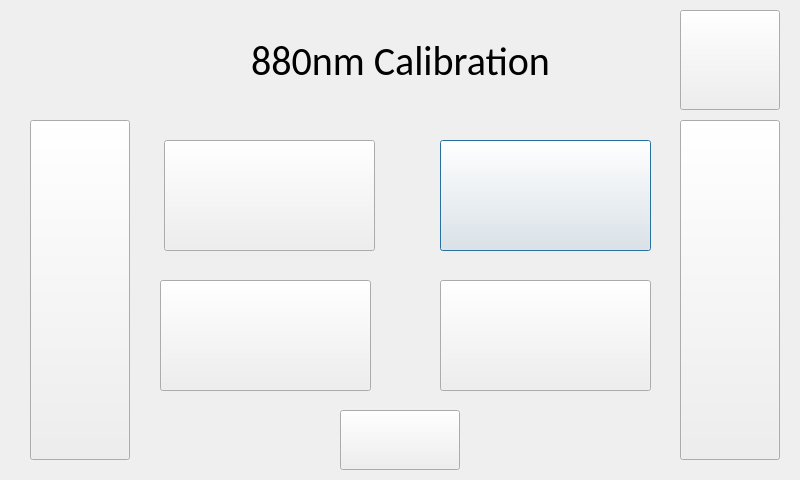
<?xml version="1.0" encoding="UTF-8"?>
<ui version="4.0">
 <class>Calibration880nm</class>
 <widget class="QDialog" name="Calibration880nm">
  <property name="geometry">
   <rect>
    <x>0</x>
    <y>0</y>
    <width>800</width>
    <height>480</height>
   </rect>
  </property>
  <property name="windowTitle">
   <string>Dialog</string>
  </property>
  <widget class="QLabel" name="AdaptiveFilter">
   <property name="geometry">
    <rect>
     <x>0</x>
     <y>20</y>
     <width>801</width>
     <height>81</height>
    </rect>
   </property>
   <property name="font">
    <font>
     <family>Calibri</family>
     <pointsize>30</pointsize>
    </font>
   </property>
   <property name="text">
    <string>880nm Calibration</string>
   </property>
   <property name="alignment">
    <set>Qt::AlignCenter</set>
   </property>
  </widget>
  <widget class="QPushButton" name="zeroMask">
   <property name="geometry">
    <rect>
     <x>440</x>
     <y>140</y>
     <width>211</width>
     <height>111</height>
    </rect>
   </property>
   <property name="text">
    <string/>
   </property>
  </widget>
  <widget class="QPushButton" name="Home">
   <property name="geometry">
    <rect>
     <x>680</x>
     <y>10</y>
     <width>100</width>
     <height>100</height>
    </rect>
   </property>
   <property name="text">
    <string/>
   </property>
   <property name="icon">
    <iconset resource="../../resources.qrc">
     <normaloff>:/Buttons/button_back.jpg</normaloff>:/Buttons/button_back.jpg</iconset>
   </property>
   <property name="iconSize">
    <size>
     <width>100</width>
     <height>100</height>
    </size>
   </property>
  </widget>
  <widget class="QPushButton" name="MassExtMask">
   <property name="geometry">
    <rect>
     <x>160</x>
     <y>280</y>
     <width>211</width>
     <height>111</height>
    </rect>
   </property>
   <property name="text">
    <string/>
   </property>
  </widget>
  <widget class="QPushButton" name="Left">
   <property name="geometry">
    <rect>
     <x>30</x>
     <y>120</y>
     <width>100</width>
     <height>340</height>
    </rect>
   </property>
   <property name="text">
    <string/>
   </property>
   <property name="icon">
    <iconset resource="../../resources.qrc">
     <normaloff>:/Buttons/Left_Carrot.jpg</normaloff>:/Buttons/Left_Carrot.jpg</iconset>
   </property>
   <property name="iconSize">
    <size>
     <width>100</width>
     <height>340</height>
    </size>
   </property>
  </widget>
  <widget class="QPushButton" name="AnalogMask">
   <property name="geometry">
    <rect>
     <x>440</x>
     <y>280</y>
     <width>211</width>
     <height>111</height>
    </rect>
   </property>
   <property name="text">
    <string/>
   </property>
  </widget>
  <widget class="QPushButton" name="slopeMask">
   <property name="geometry">
    <rect>
     <x>164</x>
     <y>140</y>
     <width>211</width>
     <height>111</height>
    </rect>
   </property>
   <property name="text">
    <string/>
   </property>
  </widget>
  <widget class="QPushButton" name="Right">
   <property name="geometry">
    <rect>
     <x>680</x>
     <y>120</y>
     <width>100</width>
     <height>340</height>
    </rect>
   </property>
   <property name="text">
    <string/>
   </property>
   <property name="icon">
    <iconset resource="../../resources.qrc">
     <normaloff>:/Buttons/Right_Carrot.jpg</normaloff>:/Buttons/Right_Carrot.jpg</iconset>
   </property>
   <property name="iconSize">
    <size>
     <width>100</width>
     <height>340</height>
    </size>
   </property>
  </widget>
  <widget class="QPushButton" name="Save">
   <property name="geometry">
    <rect>
     <x>340</x>
     <y>410</y>
     <width>120</width>
     <height>60</height>
    </rect>
   </property>
   <property name="text">
    <string/>
   </property>
   <property name="icon">
    <iconset resource="../../resources.qrc">
     <normaloff>:/Buttons/button_save.jpg</normaloff>:/Buttons/button_save.jpg</iconset>
   </property>
   <property name="iconSize">
    <size>
     <width>120</width>
     <height>60</height>
    </size>
   </property>
  </widget>
  <widget class="QLabel" name="zeroLabel">
   <property name="geometry">
    <rect>
     <x>446</x>
     <y>139</y>
     <width>201</width>
     <height>111</height>
    </rect>
   </property>
   <property name="font">
    <font>
     <pointsize>20</pointsize>
    </font>
   </property>
   <property name="text">
    <string>Zero:</string>
   </property>
  </widget>
  <widget class="QLabel" name="massExtLabel">
   <property name="geometry">
    <rect>
     <x>166</x>
     <y>280</y>
     <width>201</width>
     <height>111</height>
    </rect>
   </property>
   <property name="font">
    <font>
     <pointsize>20</pointsize>
    </font>
   </property>
   <property name="text">
    <string>Mass Ext</string>
   </property>
  </widget>
  <widget class="QLabel" name="analogLabel">
   <property name="geometry">
    <rect>
     <x>450</x>
     <y>280</y>
     <width>201</width>
     <height>111</height>
    </rect>
   </property>
   <property name="font">
    <font>
     <pointsize>20</pointsize>
    </font>
   </property>
   <property name="text">
    <string>Analog</string>
   </property>
  </widget>
  <widget class="QLabel" name="slopeLabel">
   <property name="geometry">
    <rect>
     <x>170</x>
     <y>140</y>
     <width>201</width>
     <height>111</height>
    </rect>
   </property>
   <property name="font">
    <font>
     <pointsize>20</pointsize>
    </font>
   </property>
   <property name="text">
    <string>Slope:</string>
   </property>
  </widget>
  <zorder>analogLabel</zorder>
  <zorder>massExtLabel</zorder>
  <zorder>zeroLabel</zorder>
  <zorder>slopeLabel</zorder>
  <zorder>AnalogMask</zorder>
  <zorder>MassExtMask</zorder>
  <zorder>zeroMask</zorder>
  <zorder>slopeMask</zorder>
  <zorder>AdaptiveFilter</zorder>
  <zorder>Home</zorder>
  <zorder>Left</zorder>
  <zorder>Right</zorder>
  <zorder>Save</zorder>
 </widget>
 <resources>
  <include location="../../resources.qrc"/>
 </resources>
 <connections/>
</ui>
